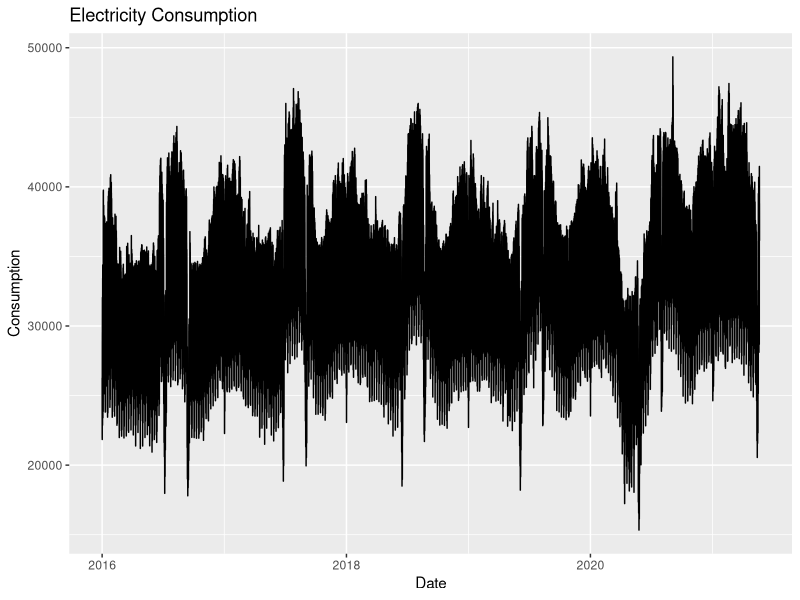
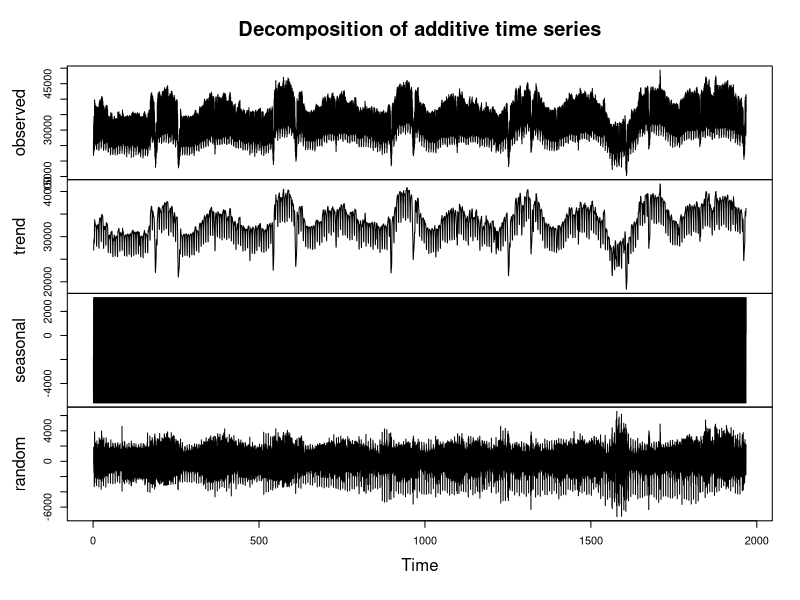
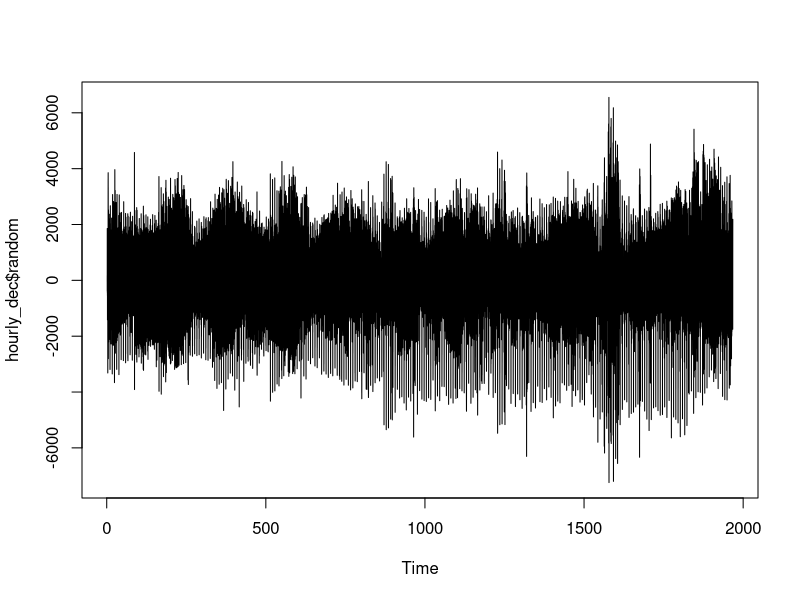
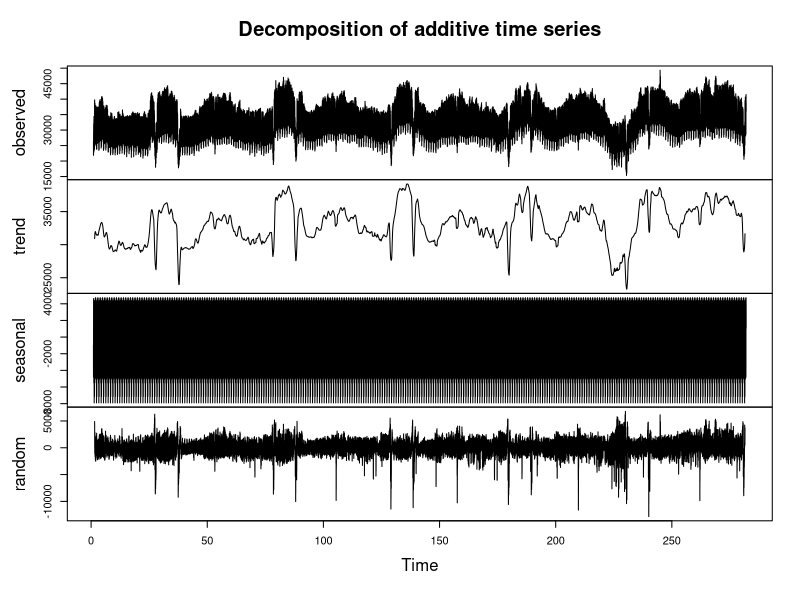
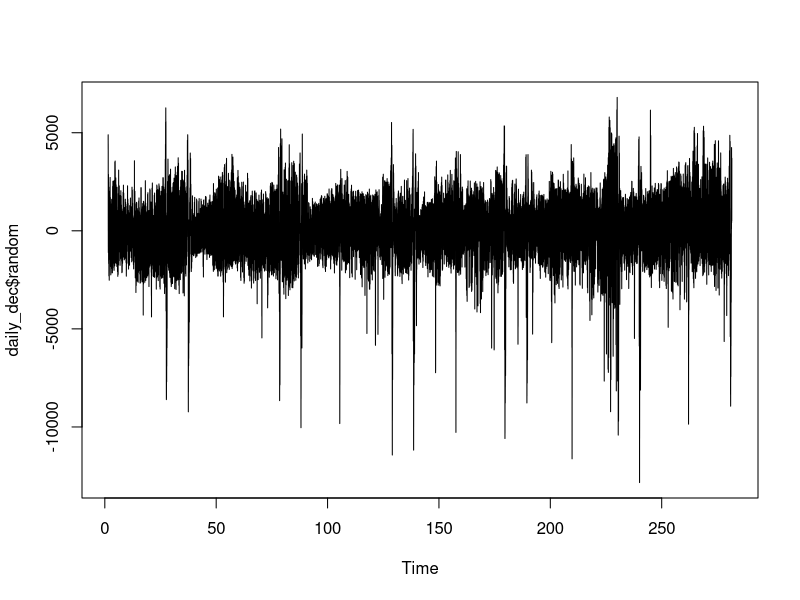
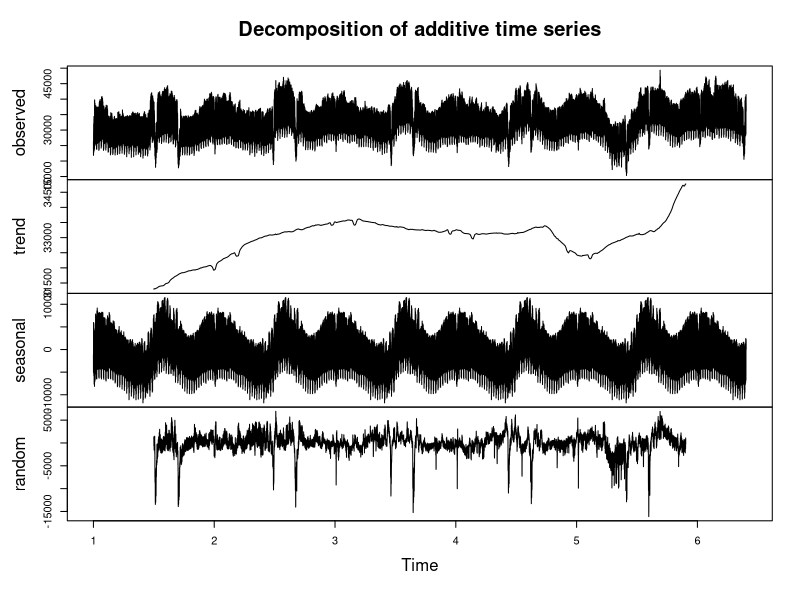
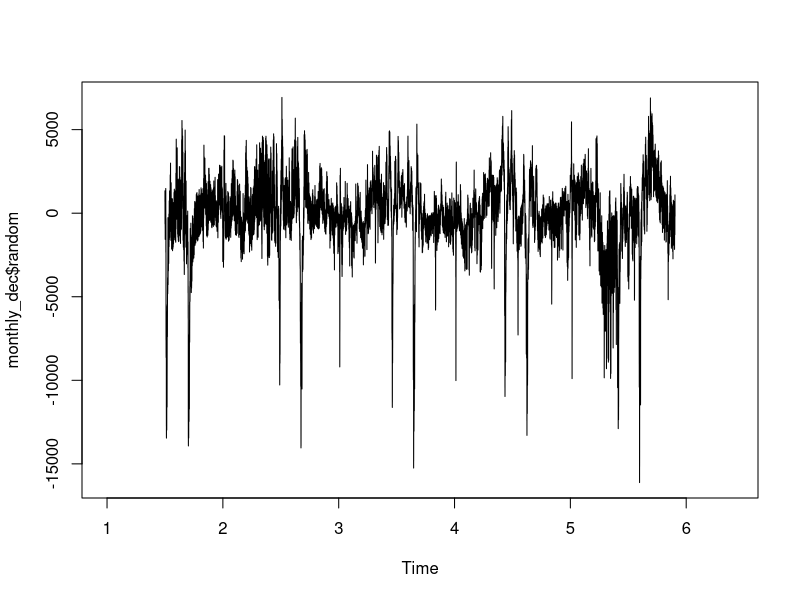
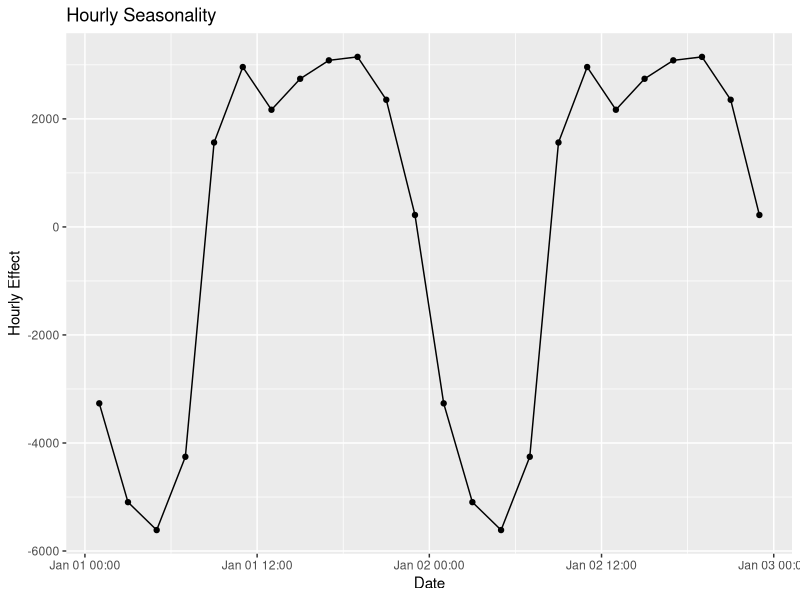

Generate these figures, in order, with R:
library(tidyverse)
library(data.table)
library(lubridate)
library(forecast)
library(ggplot2)
library(zoo)
library(urca)


setwd("/Users/ahmetguden/Desktop/GitHub/spring21-ahmetguden/data")
df <- as.data.table(read_csv("epias2.csv"))

df$Date <- as.Date(df$Date, format = "%d.%m.%Y")

df$DateTime <- paste(df$Date,df$Time)
df$DateTime <- as.POSIXct(df$DateTime,format="%Y-%m-%d %H:%M" ,tz="UTC")
df <- df[,4:3]
df$Consumption <- df$Consumption*1000
head(df)

df[2067,2] <- 28413.3
df[2067,]
df[which.min(Consumption)]
df[DateTime=="2016-03-27 02:00:00" , Consumption ]
df[DateTime=="2016-03-27 02:00:00" , Consumption:= 28413.3]

df[DateTime=="2016-03-27 02:00:00 "]

ggplot(df, aes(x=DateTime , y=Consumption)) +
  geom_line() +
  labs(title = "Electricity Consumption", x="Date" )

summary(ur.kpss(df$Consumption))

#hourly decompose
hourly_ts <- ts(df$Consumption,frequency = 24)
hourly_dec <- decompose(hourly_ts,type ="additive")
plot(hourly_dec)
plot(hourly_dec$random)


#daily decompose

daily_ts <- ts(df$Consumption,frequency = 24*7)
daily_dec <- decompose(daily_ts,type ="additive")
plot(daily_dec)
plot(daily_dec$random)

##monthly decompse

monthly_ts <- ts(df$Consumption,frequency = (24*7*52))
monthly_dec <- decompose(monthly_ts,type="additive")
plot(monthly_dec)
plot(monthly_dec$random)

df[,monthly:=as.numeric(monthly_dec$seasonal)]
df[,daily:=as.numeric(daily_dec$seasonal)]
df[,hourly:=as.numeric(hourly_dec$seasonal)]

ggplot(df[1:24*2], aes(x=DateTime, y=hourly)) +
  geom_line() +
  geom_point() +
  labs(title="Hourly Seasonality" , x="Date", y="Hourly Effect" )



ggplot(df[1:(168*2)], aes(x=DateTime, y=daily)) +
  geom_line() +
  geom_point() +
  labs(title="Daily Seasonality" , x="Date", y="Daily Effect" )

ggplot(df[1:(8736*2)], aes(x=DateTime, y=monthly)) +
  geom_line() +
  geom_point() +
  labs(title="Monthly Seasonality" , x="Date", y="Monthly Effect" )


#168


plot(daily_dec$random)

df <- df[,Seasonality:=as.numeric(daily_dec$seasonal)]
df <- df[,Trend:=as.numeric(daily_dec$trend)]
df <- df[,Random:=as.numeric(daily_dec$random)]

ggplot(df, aes(x=DateTime, y=Trend)) +
  geom_line() +
  labs(title="Trend" , x="Date", y="Trend Effect" )

summary(ur.kpss(daily_dec$random))


ggAcf(daily_dec$random, lag.max = 168) + 
  labs(title = "ACF of the random component")


ggPacf(daily_dec$random, lag.max = 168) +
  labs(title = "PACF of the random component")

##AAAARRRRR
ar1 <-  arima(df[,Random], order = c(1,0,0))
ar2 <-  arima(df[,Random], order = c(2,0,0))
ar3 <-  arima(df[,Random], order = c(3,0,0))
ar4 <-  arima(df[,Random], order = c(4,0,0))
ar5 <-  arima(df[,Random], order = c(5,0,0))

AIC_ar <- c(ar1=AIC(ar1), ar2=AIC(ar2) , ar3=AIC(ar3), ar4=AIC(ar4) , ar5= AIC(ar5))
which.min(AIC_ar)

####MMMMMAAAAAA

ma1 <-  arima(df[,Random], order = c(0,0,1))
ma2 <-  arima(df[,Random], order = c(0,0,2))
ma3 <-  arima(df[,Random], order = c(0,0,3))
ma4 <-  arima(df[,Random], order = c(0,0,4))
ma5 <-  arima(df[,Random], order = c(0,0,5))

AIC_ma <- c(ma1=AIC(ma1),ma2=AIC(ma2), ma3=AIC(ma3) , ma4=AIC(ma4),ma5=AIC(ma5))
which.min(AIC_ma)

#AARRMMAAAAAA

arma1 <-arima(df[,Random], order = c(5,0,5))
AIC(arma1)







arma2 <- arima(df[,Random], order = c(4,0,4))
AIC(arma2)




summary(arma2)
arma2$coef
arma2$residuals



df[,Residuals:=residuals(arma2)]
df[,fitted:=Random - Residuals]
df[,fitted:=as.numeric(fitted) +as.numeric(Trend) + as.numeric(Seasonality)]


ggplot(df, aes(x=DateTime)) +
  geom_line(aes(y=Consumption, col="actual")) +
  geom_line(aes(y=fitted, col="fitted")) +
  labs(title = "Fitted and actual values of consumption over time" , x="Date" ) 


ggplot(df[DateTime>="2016-03-19 14:00:00 " & DateTime<="2016-03-29 14:00:00"], aes(x=DateTime)) +
  geom_line(aes(y=Consumption, col="actual")) +
  geom_line(aes(y=fitted, col="fitted")) +
  labs(title = "Fitted and actual values of consumption over time" , x="Date" )


## Forecast

last_trend <- tail(daily_dec$trend[!is.na(daily_dec$trend)],1)
seasonal_effect <- daily_dec$seasonal[46765:47208]
model_forecast <- predict(arma2, n.ahead = (15*24) + 84)$pred
model_forecast <- model_forecast + last_trend + seasonal_effect

forecasted <- tail(model_forecast, (15*24))
actual <- tail(df$Consumption, (15*24))


dfdf <- data.frame(forecasts=forecasted,actuals=actual)
forecast_dates <-as.vector(df[46849:47208,1])
dfdf <- cbind(dfdf,forecast_dates)

ggplot(dfdf, aes(x=DateTime)) +
  geom_line(aes(y=actuals , col="actual")) +
  geom_line(aes(y=forecasts, col="forecasts")) +
  labs(title="Actual values vs Forecasts" , x="Date" , y="Consumption")

accu=function(actual,forecast) {
  n=length(actual)
  error=actual-forecast
  mean=mean(actual)
  sd=sd(actual)
  CV=sd/mean
  bias=sum(error)/sum(actual)
  MAPE=sum(abs(error/actual))/n
  MAD=sum(abs(error))/n
  WMAPE=MAD/mean
  metrics=data.frame(n,mean,sd,CV,bias,MAPE,WMAPE)
  return(metrics) }

accu <- accu(actual,forecasted)
accu

dfdf <- as.data.table(dfdf)
dfdf <- dfdf[,error:=actuals-forecasts]
dfdf <- dfdf[,APE:= abs(error/actuals)]
dfdf <- dfdf[,bias:= (error/actuals)]

metrics <- dfdf[ , .(DailyMAPE = sum(APE) /24 , DailyBias = sum(bias) /24) , by=.(Date=as.Date(DateTime))] 
metrics
